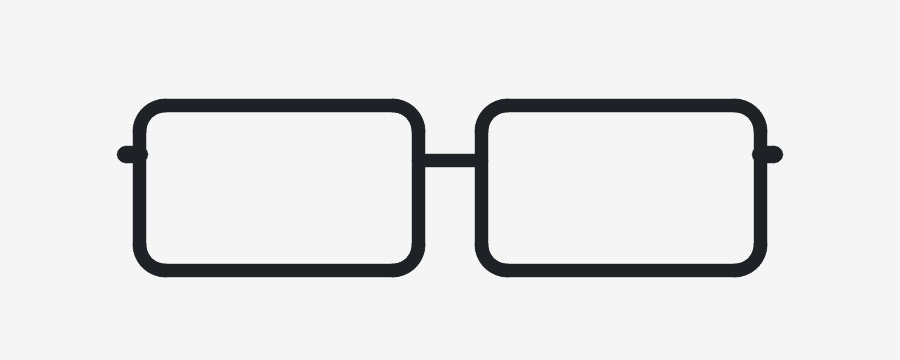
#> input picture tools/test_glasses.jpg, 900 x 360 px
$ python -i prep.py   (imports and definitions only)
#> lines starting #> are read from the running program, lines starting #| are printed output that depends on the picture; after the words box and inside, x2 and y2 are one past the last pixel; in counts of white or black regions, pixels touching at a corner belong together
#> further down, picture is the input picture: shape (360, 900, 3); mean B, G, R 229.8, 229.4, 229.1
"""
prep.py — تحويل صورة نظارة من متجر إلى أصل جاهز للتركيب. بلا شبكة.

الخطوات:
  1) قصّ الخلفية  → BGRA
  2) اكتشاف نقاط الارتساء تلقائيًا (الجسر، المفصلتان، مركزا العدستين)
  3) توليد صورة الذراع
  4) كتابة المانيفست + صورة تحقق مؤشَّرة عليها النقاط

قرار موثّق: صورة منتج واحدة أمامية **لا** تحوي معلومات كافية عن شكل الذراع
(هي مطويّة أو مخفية خلف الواجهة). لذلك الذراع تُولَّد هندسيًا من لون وسماكة
الإطار عند المفصلة، وتُوسم `temple_is_synthetic=True`. البديل الأمين الوحيد هو
صورة جانبية للمنتج — يدعمها الحقل temple_png إن توفرت.
"""
from __future__ import annotations
from pathlib import Path
import argparse

import cv2
import numpy as np

from assetkit.schema import GlassesAsset, Anchors


# --------------------------------------------------------------------- القصّ
def cutout(bgr: np.ndarray, border_frac: float = 0.02) -> np.ndarray:
    """
    فصل النظارة عن الخلفية بلا أي نموذج مُدرَّب.

    منهج: عيّنة من إطار الصورة الخارجي تمثّل الخلفية (صور المنتجات دائمًا
    بخلفية موحّدة)، ثم عتبة على مسافة اللون، ثم GrabCut لتنقية الحواف —
    وهي المرحلة التي تلتقط الأذرع الرفيعة والعدسات نصف الشفافة.
    """
#> called with border_frac = 0.02
    h, w = bgr.shape[:2]
#> h = 360; w = 900
    b = max(2, int(min(h, w) * border_frac))
#> b = 7
    ring = np.concatenate([bgr[:b].reshape(-1, 3), bgr[-b:].reshape(-1, 3),
                           bgr[:, :b].reshape(-1, 3), bgr[:, -b:].reshape(-1, 3)])
    bg = np.median(ring, axis=0)
#> bg = [245, 245, 245]
    spread = float(np.median(np.abs(ring - bg)))
#> spread = 0

    dist = np.linalg.norm(bgr.astype(np.float32) - bg, axis=2)
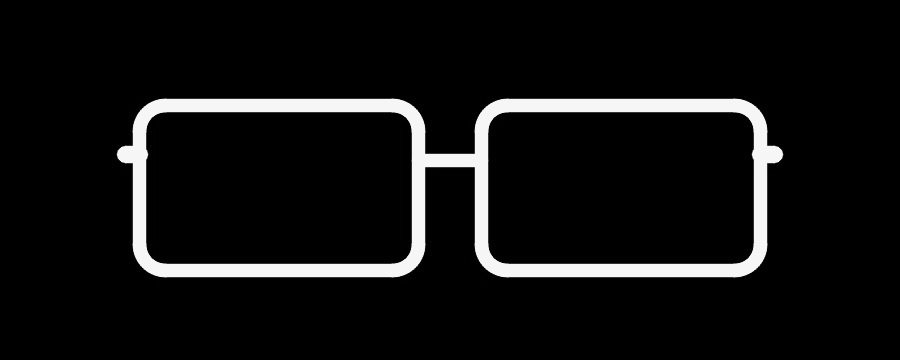
#> dist: shape (360, 900) float64; min 0, max 378.2, mean 27.1; drawn with min black and max white
    thr = max(18.0, 6.0 * spread)
#> thr = 18
    sure_fg = (dist > thr * 2.0)
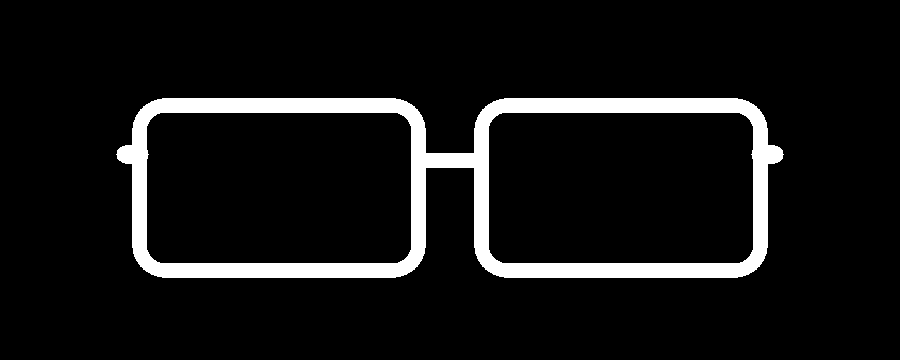
#> sure_fg: shape (360, 900) bool; 8.1% white; 1 white region, box (x1, y1, x2, y2) and area: (116, 98, 784, 278) 26358
    maybe = (dist > thr * 0.6)
#> maybe: shape (360, 900) bool; 8.2% white; 13 white regions (12 under 20 px), largest, box (x1, y1, x2, y2) and area: (116, 98, 784, 278) 26463

    mask = np.full((h, w), cv2.GC_BGD, np.uint8)
    mask[maybe] = cv2.GC_PR_FGD
    mask[sure_fg] = cv2.GC_FGD
    mask[:b] = cv2.GC_BGD; mask[-b:] = cv2.GC_BGD
    mask[:, :b] = cv2.GC_BGD; mask[:, -b:] = cv2.GC_BGD

    if sure_fg.sum() > 50:
        try:
            bgm, fgm = np.zeros((1, 65), np.float64), np.zeros((1, 65), np.float64)
            cv2.grabCut(bgr, mask, None, bgm, fgm, 3, cv2.GC_INIT_WITH_MASK)
        except cv2.error:
            pass

    alpha = np.where((mask == cv2.GC_FGD) | (mask == cv2.GC_PR_FGD), 255, 0).astype(np.uint8)
    alpha = cv2.morphologyEx(alpha, cv2.MORPH_CLOSE, np.ones((3, 3), np.uint8))

    # أكبر مكوّن متصل فقط — يتخلص من ظلال المنتج وشعارات المتجر
    n, lab, stats, _ = cv2.connectedComponentsWithStats(alpha, 8)
    if n > 1:
        k = 1 + int(np.argmax(stats[1:, cv2.CC_STAT_AREA]))
        alpha = np.where(lab == k, 255, 0).astype(np.uint8)

    alpha = cv2.GaussianBlur(alpha, (3, 3), 0)
    return np.dstack([bgr, alpha])


# [232 lines left out: functions trim, detect_anchors, synth_temple, derive_lens_centers, prepare, _debug_overlay and 1 more, not called in this run]


# [2 lines not run here, left out]

>>> import cv2
>>> picture = cv2.imread('../tools/test_glasses.jpg')
>>> result = cutout(picture)
